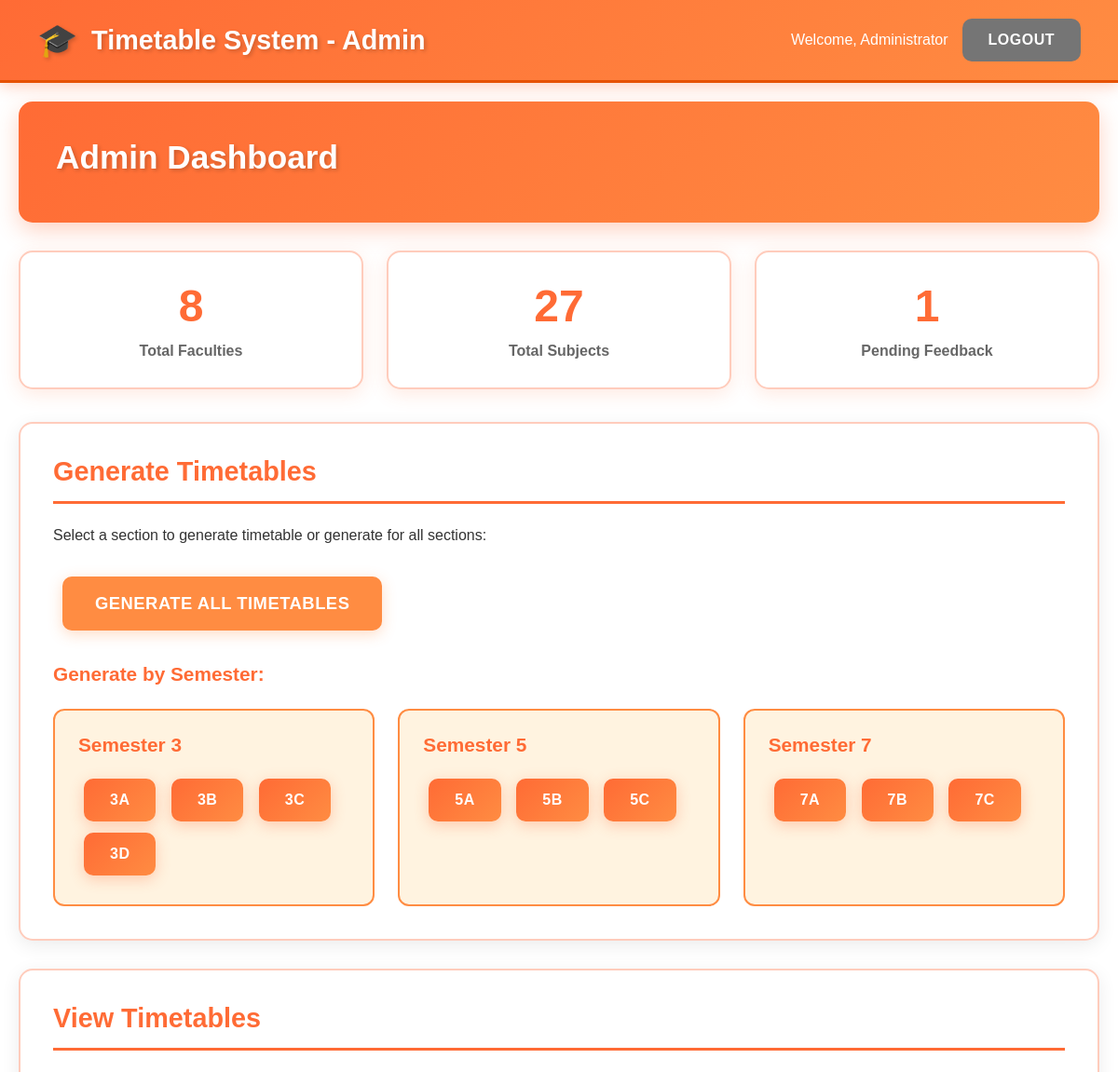
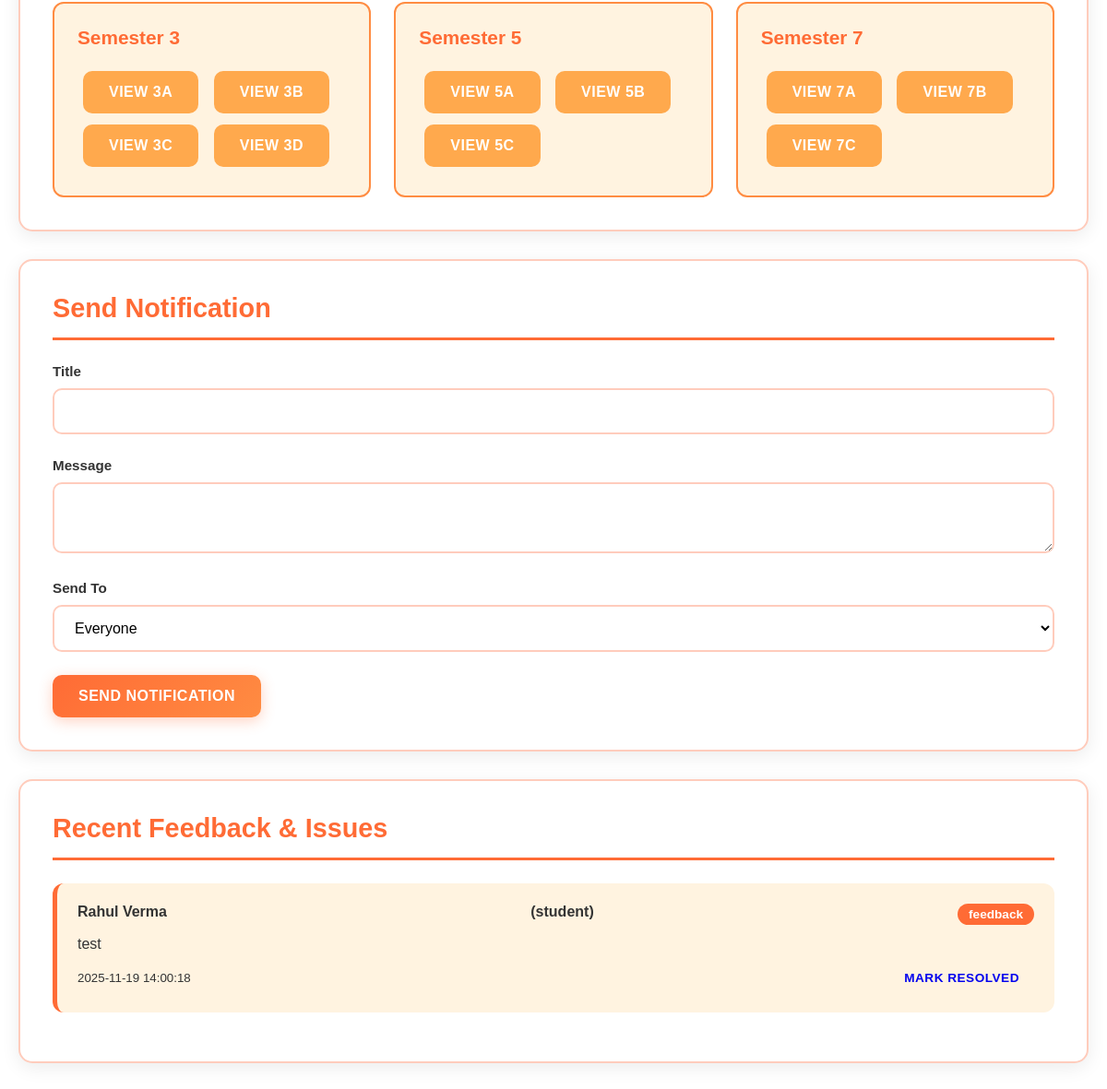
The page /admin/dashboard (signed in) on the database its author committed (2 pictures, top to bottom).
### tables this page shows
CREATE TABLE feedback (
            id INTEGER PRIMARY KEY AUTOINCREMENT,
            user_id INTEGER NOT NULL,
            message TEXT NOT NULL,
            type TEXT NOT NULL,
            timestamp DATETIME DEFAULT CURRENT_TIMESTAMP,
            status TEXT DEFAULT 'pending',
            FOREIGN KEY (user_id) REFERENCES users(id)
        );

CREATE TABLE users (
            id INTEGER PRIMARY KEY AUTOINCREMENT,
            username TEXT UNIQUE NOT NULL,
            password TEXT NOT NULL,
            role TEXT NOT NULL,
            name TEXT NOT NULL,
            section TEXT
        );

### app.py (the view)
@app.route('/admin/dashboard')
@admin_required
def admin_dashboard():
    conn = get_db()
    stats = {
        'faculties': conn.execute('SELECT COUNT(*) as count FROM faculties').fetchone()['count'],
        'subjects': conn.execute('SELECT COUNT(*) as count FROM subjects').fetchone()['count'],
        'pending_feedback': conn.execute("SELECT COUNT(*) as count FROM feedback WHERE status='pending'").fetchone()['count'],
    }
    feedback = conn.execute('''
        SELECT f.*, u.name as user_name, u.role
        FROM feedback f
        JOIN users u ON f.user_id = u.id
        ORDER BY f.timestamp DESC LIMIT 10
    ''').fetchall()
    conn.close()
    return render_template('admin_dashboard.html', stats=stats, feedback=feedback)

### app.py (called while the page is built)
def get_db():
    conn = sqlite3.connect('timetable.db')
    conn.row_factory = sqlite3.Row
    return conn

def admin_required(f):
    from functools import wraps
    @wraps(f)
    def decorated_function(*args, **kwargs):
        if 'user_id' not in session or session.get('role') != 'admin':
            flash('Admin access required', 'error')
            return redirect(url_for('login'))
        return f(*args, **kwargs)
    return decorated_function

### templates/admin_dashboard.html (shortened to what this page needs)
<!DOCTYPE html>
<html lang="en">
<head>
    <link rel="stylesheet" href="{{ url_for('static', filename='css/style.css') }}">
</head>
<body>
    <nav class="navbar">
        <div class="nav-brand">Timetable System - Admin</div>
        <div class="nav-menu">
            <span>Welcome, {{ session.name }}</span>
            <a href="{{ url_for('logout') }}" class="btn btn-secondary">Logout</a>
        </div>
    </nav>
    <div class="container">
        <div class="dashboard-header">
            <h1>Admin Dashboard</h1>
        </div>
        <div class="stats-grid">
            <div class="stat-card">
                <h3>{{ stats.faculties }}</h3>
                <p>Total Faculties</p>
            </div>
            <div class="stat-card">
                <h3>{{ stats.subjects }}</h3>
                <p>Total Subjects</p>
            </div>
            <div class="stat-card">
                <h3>{{ stats.pending_feedback }}</h3>
                <p>Pending Feedback</p>
            </div>
        </div>
        <div class="section">
            <h2>Generate Timetables</h2>
            <p>Select a section to generate timetable or generate for all sections:</p>
            <div class="button-grid">
                <a href="{{ url_for('generate_all') }}" class="btn btn-success btn-large">
                    Generate All Timetables
                </a>
            </div>
            <h3>Generate by Semester:</h3>
            <div class="section-grid">
                <div class="semester-box">
                    <h4>Semester 3</h4>
                    <a href="{{ url_for('generate_timetable', section='3A') }}" class="btn btn-primary">3A</a>
                    <a href="{{ url_for('generate_timetable', section='3B') }}" class="btn btn-primary">3B</a>
                    <a href="{{ url_for('generate_timetable', section='3C') }}" class="btn btn-primary">3C</a>
                    <a href="{{ url_for('generate_timetable', section='3D') }}" class="btn btn-primary">3D</a>
                </div>
                <div class="semester-box">
                    <h4>Semester 5</h4>
                    <a href="{{ url_for('generate_timetable', section='5A') }}" class="btn btn-primary">5A</a>
                    <a href="{{ url_for('generate_timetable', section='5B') }}" class="btn btn-primary">5B</a>
                    <a href="{{ url_for('generate_timetable', section='5C') }}" class="btn btn-primary">5C</a>
                </div>
                <div class="semester-box">
                    <h4>Semester 7</h4>
                    <a href="{{ url_for('generate_timetable', section='7A') }}" class="btn btn-primary">7A</a>
                    <a href="{{ url_for('generate_timetable', section='7B') }}" class="btn btn-primary">7B</a>
                    <a href="{{ url_for('generate_timetable', section='7C') }}" class="btn btn-primary">7C</a>
                </div>
            </div>
        </div>
        <div class="section">
            <h2>View Timetables</h2>
            <div class="section-grid">
                <div class="semester-box">
                    <h4>Semester 3</h4>
                    <a href="{{ url_for('view_timetable', section='3A') }}" class="btn btn-info">View 3A</a>
                    <a href="{{ url_for('view_timetable', section='3B') }}" class="btn btn-info">View 3B</a>
                    <a href="{{ url_for('view_timetable', section='3C') }}" class="btn btn-info">View 3C</a>
                    <a href="{{ url_for('view_timetable', section='3D') }}" class="btn btn-info">View 3D</a>
                </div>
                <div class="semester-box">
                    <h4>Semester 5</h4>
                    <a href="{{ url_for('view_timetable', section='5A') }}" class="btn btn-info">View 5A</a>
                    <a href="{{ url_for('view_timetable', section='5B') }}" class="btn btn-info">View 5B</a>
                    <a href="{{ url_for('view_timetable', section='5C') }}" class="btn btn-info">View 5C</a>
                </div>
                <div class="semester-box">
                    <h4>Semester 7</h4>
                    <a href="{{ url_for('view_timetable', section='7A') }}" class="btn btn-info">View 7A</a>
                    <a href="{{ url_for('view_timetable', section='7B') }}" class="btn btn-info">View 7B</a>
                    <a href="{{ url_for('view_timetable', section='7C') }}" class="btn btn-info">View 7C</a>
                </div>
            </div>
        </div>
        <div class="section">
            <h2>Send Notification</h2>
            <form method="POST" action="{{ url_for('send_notification') }}" class="notification-form">
                <div class="form-group">
                    <label for="title">Title</label>
                    <input type="text" id="title" name="title" required>
                </div>
                <div class="form-group">
                    <label for="message">Message</label>
                    <textarea id="message" name="message" rows="3" required></textarea>
                </div>
                <div class="form-group">
                    <label for="target_role">Send To</label>
                    <select id="target_role" name="target_role">
                        <option value="all">Everyone</option>
                    </select>
                </div>
                <button type="submit" class="btn btn-primary">Send Notification</button>
            </form>
        </div>
        <div class="section">
            <h2>Recent Feedback & Issues</h2>
            <div class="feedback-list">
                {% if feedback %}
                    {% for fb in feedback %}
                        <div class="feedback-item {% if fb.status == 'resolved' %}resolved{% endif %}">
                            <div class="feedback-header">
                                <strong>{{ fb.user_name }}</strong> ({{ fb.role }})
                                <span class="feedback-type">{{ fb.type }}</span>
                            </div>
                            <p>{{ fb.message }}</p>
                            <div class="feedback-footer">
                                <small>{{ fb.timestamp }}</small>
                                {% if fb.status == 'pending' %}
                                    <a href="{{ url_for('mark_feedback_resolved', feedback_id=fb.id) }}"
                                       class="btn btn-sm">Mark Resolved</a>
                                {% else %}
                                    <span class="status-resolved">✓ Resolved</span>
                                {% endif %}
                            </div>
                        </div>
                    {% endfor %}
                {% else %}
                    <p>No feedback yet.</p>
                {% endif %}
            </div>
        </div>
    </div>
</body>
</html>

### static/css/style.css (style rules this page uses)
* { margin: 0; padding: 0; box-sizing: border-box; }
body { font-family: 'Arial', 'Segoe UI', Tahoma, Geneva, Verdana, sans-serif; background: #fff; min-height: 100vh; color: #333; }
.container { max-width: 1400px; margin: 0 auto; padding: 20px; }
.navbar { background: linear-gradient(135deg, #ff6b35 0%, #ff8c42 100%); box-shadow: 0 4px 15px rgba(255, 107, 53, 0.3); padding: 20px 40px; display: flex; justify-content: space-between; align-items: center; border-bottom: 3px solid #e65100; }
.nav-brand { font-size: 1.8em; font-weight: bold; color: white; text-shadow: 2px 2px 4px rgba(0,0,0,0.2); display: flex; align-items: center; gap: 15px; }
.nav-brand::before { content: '🎓'; font-size: 1.2em; }
.nav-menu { display: flex; gap: 15px; align-items: center; color: white; font-weight: 500; }
.form-group { margin-bottom: 25px; }
.form-group label { display: block; margin-bottom: 10px; font-weight: 700; color: #333; font-size: 0.95em; }
.form-group input, .form-group textarea, .form-group select { width: 100%; padding: 14px 18px; border: 2px solid #ffccbc; border-radius: 10px; font-size: 1em; transition: all 0.3s; background: #fff; }
.btn { padding: 14px 28px; border: none; border-radius: 10px; font-size: 1em; font-weight: 700; cursor: pointer; transition: all 0.3s; text-decoration: none; display: inline-block; text-align: center; text-transform: uppercase; letter-spacing: 0.5px; }
.btn-primary { background: linear-gradient(135deg, #ff6b35 0%, #ff8c42 100%); color: white; box-shadow: 0 4px 15px rgba(255, 107, 53, 0.3); }
.btn-secondary { background: #757575; color: white; }
.btn-success { background: #ff8c42; color: white; box-shadow: 0 4px 15px rgba(255, 140, 66, 0.3); }
.btn-info { background: #ffa94d; color: white; }
.btn-large { padding: 18px 35px; font-size: 1.15em; margin: 10px; }
.btn-sm { padding: 8px 16px; font-size: 0.85em; }
.dashboard-header { background: linear-gradient(135deg, #ff6b35 0%, #ff8c42 100%); padding: 40px; border-radius: 15px; box-shadow: 0 8px 25px rgba(255, 107, 53, 0.3); margin-bottom: 30px; color: white; }
.dashboard-header h1 { color: white; margin-bottom: 10px; font-size: 2.2em; text-shadow: 2px 2px 4px rgba(0,0,0,0.2); }
.stats-grid { display: grid; grid-template-columns: repeat(auto-fit, minmax(220px, 1fr)); gap: 25px; margin-bottom: 35px; }
.stat-card { background: white; padding: 30px; border-radius: 15px; box-shadow: 0 5px 20px rgba(255, 107, 53, 0.15); text-align: center; border: 2px solid #ffccbc; transition: all 0.3s; }
.stat-card h3 { font-size: 3em; color: #ff6b35; margin-bottom: 12px; font-weight: bold; }
.stat-card p { color: #666; font-size: 1em; font-weight: 600; }
.section { background: white; padding: 35px; border-radius: 15px; box-shadow: 0 5px 20px rgba(0,0,0,0.08); margin-bottom: 30px; border: 2px solid #ffccbc; }
.section h2 { color: #ff6b35; margin-bottom: 25px; padding-bottom: 15px; border-bottom: 3px solid #ff6b35; font-size: 1.8em; font-weight: bold; }
.section h3 { margin: 25px 0 18px 0; color: #ff6b35; font-size: 1.3em; }
.section-grid { display: grid; grid-template-columns: repeat(auto-fit, minmax(320px, 1fr)); gap: 25px; margin-top: 25px; }
.semester-box { background: #fff3e0; padding: 25px; border-radius: 12px; border: 2px solid #ff8c42; transition: all 0.3s; }
.semester-box h4 { color: #ff6b35; margin-bottom: 18px; font-size: 1.3em; font-weight: bold; }
.semester-box .btn { margin: 6px; }
.button-grid { display: flex; flex-wrap: wrap; gap: 18px; margin: 25px 0; }
.feedback-list { margin-top: 25px; }
.feedback-item { background: #fff3e0; padding: 22px; border-radius: 12px; margin-bottom: 18px; border-left: 5px solid #ff6b35; transition: all 0.3s; }
.feedback-header { display: flex; justify-content: space-between; margin-bottom: 12px; font-weight: 700; }
.feedback-type { background: #ff6b35; color: white; padding: 4px 12px; border-radius: 20px; font-size: 0.85em; font-weight: 600; }
.feedback-footer { display: flex; justify-content: space-between; align-items: center; margin-top: 12px; }

### rows shown on the page
feedback: user_name "Rahul Verma", role "student", type "feedback", message "test", timestamp "2025-11-19 14:00:18"

### other values the page prints
{{ session.name }} "Administrator"
{{ stats.faculties }} "8"
{{ stats.subjects }} "27"
{{ stats.pending_feedback }} "1"
